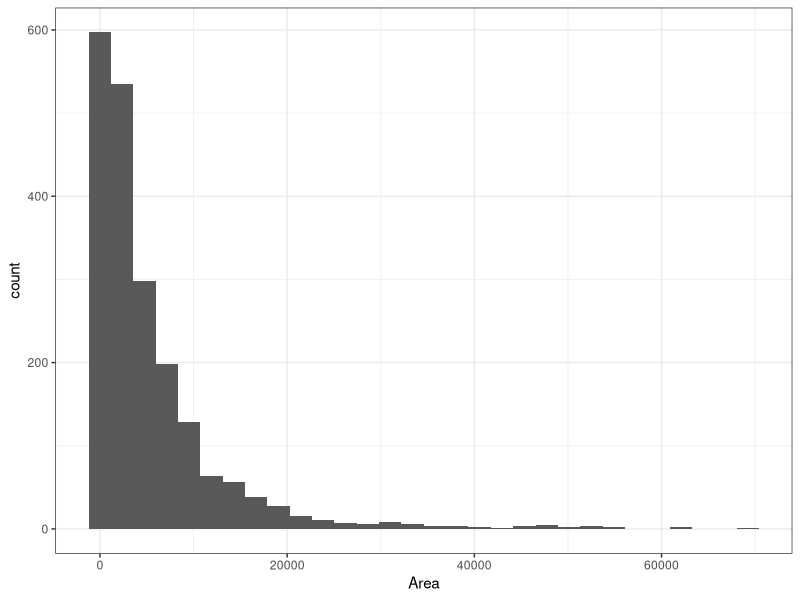
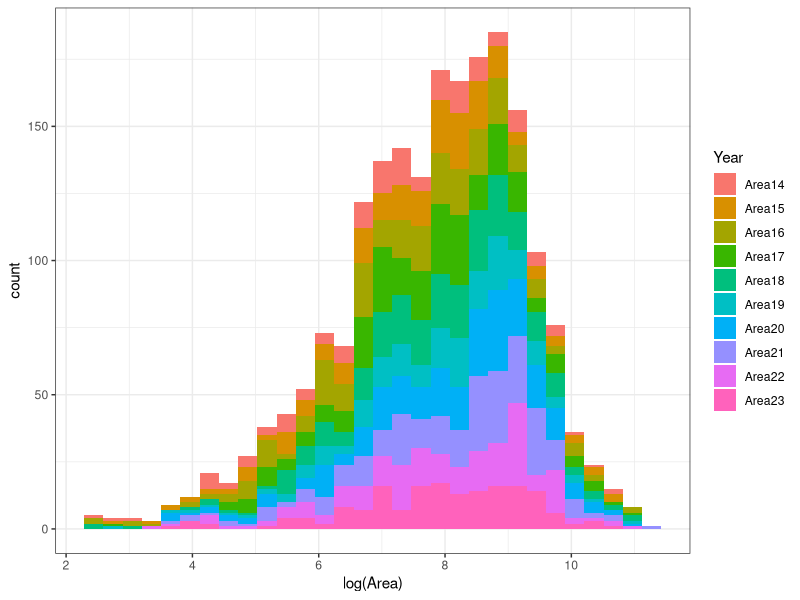
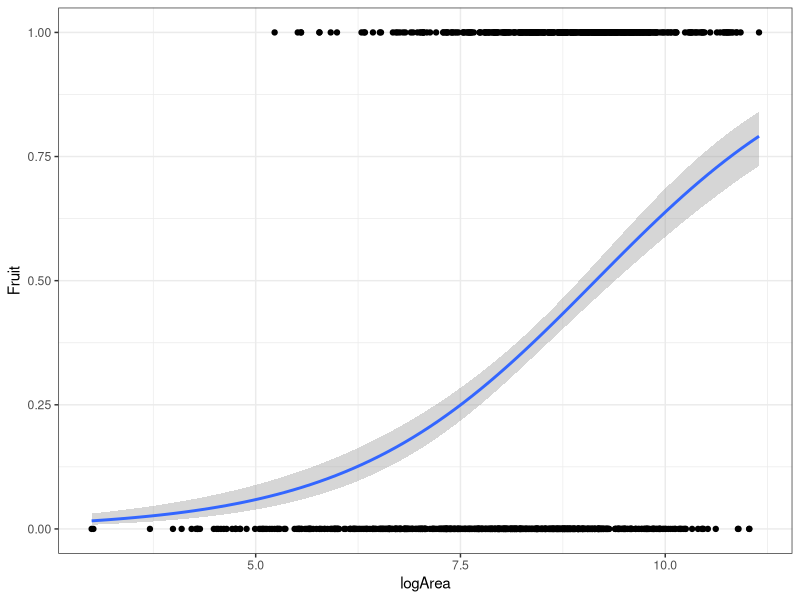
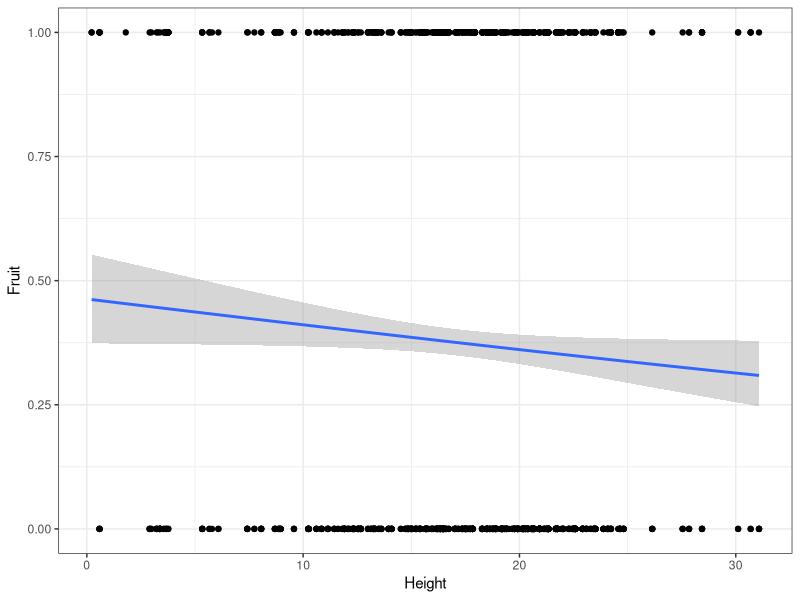
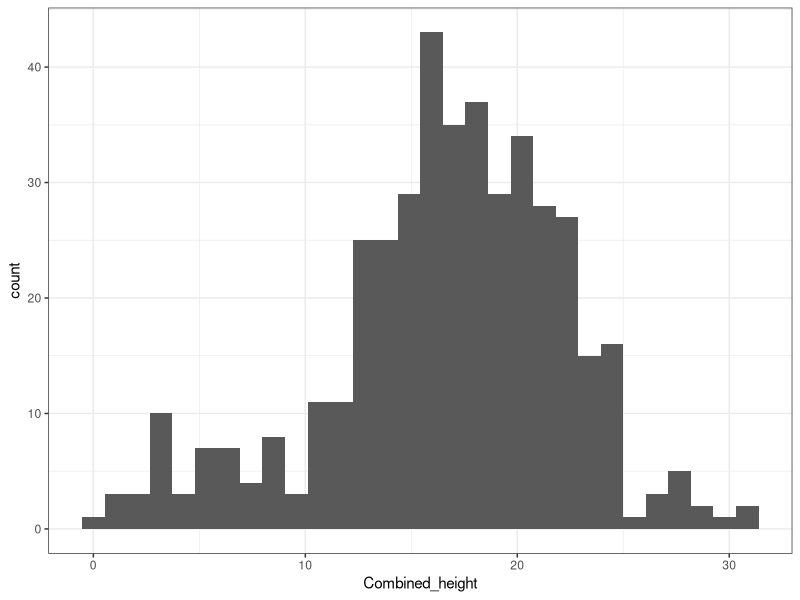
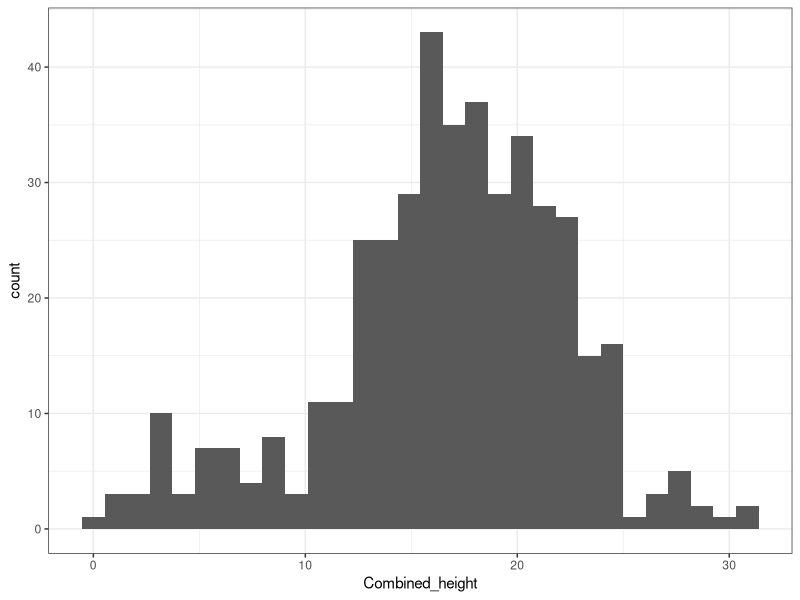
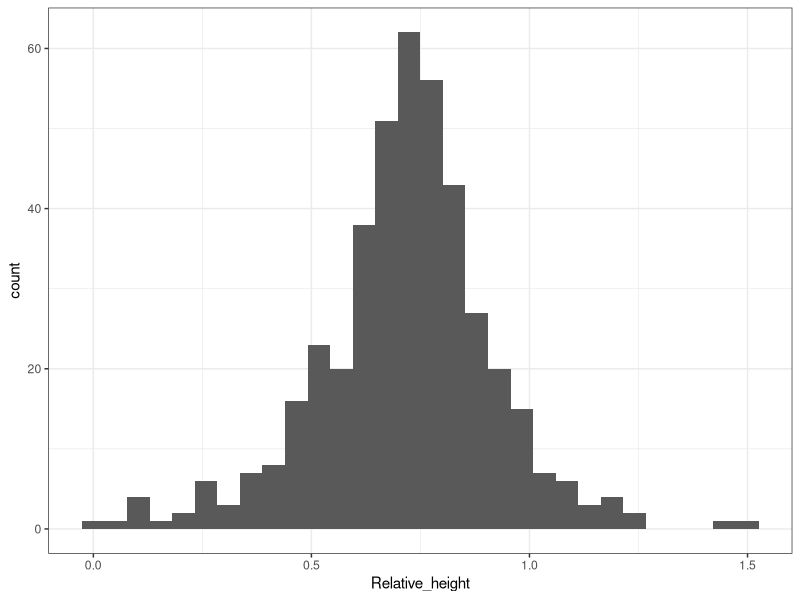
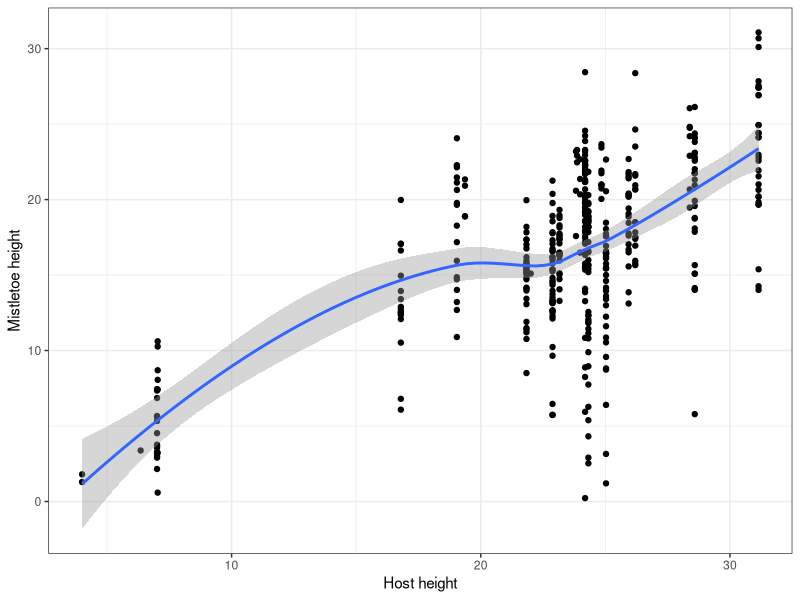

These charts were generated, in order, by the following R code: (Note: this script raises an error after producing the figures.)
### Silwood Mistletoe Demography
### Oliver G. Spacey, Owen R. Jones, Sydne Record, Roberto Salguero-Gómez
### 31.07.2024

# Pre-amble ---------------------------------------------------------------
# Clear environment
rm(list = ls())

# Load packages
library(ggplot2)   # Data visualisation
library(tidyverse) # Data wrangling
library(lme4)      # Regression models

# Set working directory as required

# Load data ---------------------------------------------------------------
# Load mistletoe demographic data
mst_df_raw <- read.csv("mistletoe_data_raw.csv")

# Load host metadata
hst_df_raw <- read.csv("host_metadata_raw.csv")

# Wrangle data ------------------------------------------------------------
# Remove hosts from host data frame which mistletoes were not measured in
hst_df_raw <- filter(hst_df_raw, Host_ID %in% unique(mst_df_raw$Host_ID))

# Create genus variable for hosts
hst_df_raw <- mutate(hst_df_raw, Genus = word(Genus_spp))

# Combine mistletoe demographic data and host data
mst_hst_df <- full_join(mst_df_raw, hst_df_raw, by = "Host_ID")

# Create individual ID combining mistletoe and host IDs
mst_hst_df <- mutate(mst_hst_df, Indiv_ID = paste(Mistletoe_ID, Host_ID, sep = "_"))

# Remove columns measuring perimeter as we will only use area as an indicator of size
mst_hst_df <- select(mst_hst_df, -contains('Perim'))

# Remove mistletoes that are never seen
mst_hst_df <- filter(mst_hst_df, Notes != "Never seen")

# Remove record from clump containing multiple individual (ID is longer than )
mst_hst_df <- filter(mst_hst_df, nchar(Mistletoe_ID) == 4)

## Correct areas for distance and skew ----------------------------------------------------

# Estimate distance to mistletoes (hypotenuse) for mistletoes with imputed height via Pythagoras, to rectify size perception
mst_hst_df <- mutate(mst_hst_df, 
                     Estimated_hypotenuse = sqrt((mst_hst_df$Imputed_height)^2 + (mst_hst_df$Host_horizontal_distance)^2))

# Make "#VALUE!" NA for height variable and make numeric
mst_hst_df$Height[mst_hst_df$Height == "#VALUE!"] <- NA
mst_hst_df$Height <- as.numeric(mst_hst_df$Height)

# For each mistletoe, combine field estimates of height, horizontal distance and hypotenuse,
# With those measured digitally, estimating horizontal distance to mistletoe as distance to the host for mistletoes where it was not measured
mst_hst_df <- mutate(mst_hst_df, 
                     Combined_hypotenuse = case_when(is.na(Hypotenuse) == FALSE ~ Hypotenuse,
                                                     is.na(Hypotenuse) == TRUE ~ Estimated_hypotenuse),
                     Combined_height = case_when(is.na(Height) == FALSE ~ Height,
                                                 is.na(Height) == TRUE ~ Imputed_height),
                     Combined_hor_dist = case_when(is.na(Horizontal) == FALSE ~ Horizontal,
                                                   is.na(Horizontal) == TRUE ~ Host_horizontal_distance))

# Rectify size based on horizontal distance to base of tree (standard)
# If an object is twice as far away relative to the standard, it will appear twice as small in length, and four times as small in area
# Calculate the area adjusting for distance relative to the standard (horizontal distance) as Adjusted area = (Distance to object/Distance to standard)^2 * Measured area

# Select columns of areas, hypotenuses and horizontal distance to standard (host), and Indiv_ID
adjusted_df <- select(mst_hst_df, Indiv_ID, starts_with("Area"), Combined_hypotenuse, Host_horizontal_distance)
adjusted_df[,2:11] <- adjusted_df[,2:11] * (adjusted_df$Combined_hypotenuse/adjusted_df$Host_horizontal_distance)^2

# Stack area columns
stacked_areas_df <- pivot_longer(adjusted_df, cols = starts_with("Area"), names_to = "Year", values_to = "Area")

# Visualise areas in histogram
ggplot(data = stacked_areas_df, aes(x = Area)) +
  geom_histogram() +
  theme_bw()
# Highly skewed distribution

# Log-transform to reduce and re-plot areas, also examining distribution of years
ggplot(data = stacked_areas_df, aes(x = log(Area), fill = Year)) +
  geom_histogram() +
  theme_bw()
# More normally distributed, less skewed
# No clear effect of particular years

# Perform Shapiro-Wilk test for normality
shapiro.test(log(stacked_areas_df$Area))
# Reject null that log(Areas) is normally distributed
# Even though not normally distributed, log transformation facilitates plotting and reduces skew

# Log-transform areas
log_area_df <- adjusted_df
log_area_df[,2:11] <- log(log_area_df[,2:11])
colnames(log_area_df)[2:11] <- paste0("log", colnames(log_area_df)[2:11])

## Convert to long format --------------------------------------------------

# Convert table to long format to show status, area and fruit in time t0 and status, area and fruit in time t1
# This will be used for models across a time step, e.g., survival and growth
years <- c(14:22) # vector of years to run for loop through
long_df_ls <- list()   # list of long data frames to store each year
for(year in years){ # run through years sequentially
  Status_t0  <- paste("Status", year, sep = "") 
  logArea_t0 <- paste("logArea", year, sep = "")
  Fruit_t0   <- paste("Fruit", year, sep = "")
  Status_t1  <- paste("Status", year+1, sep = "")
  logArea_t1 <- paste("logArea", year+1, sep = "")
  Fruit_t1   <- paste("Fruit", year+1, sep = "")
  mst_df_year <- data.frame(Host_ID = mst_hst_df$Host_ID,
                            Mistletoe_ID = mst_hst_df$Mistletoe_ID,
                            Indiv_ID = mst_hst_df$Indiv_ID, 
                            Year_t0 = year,
                            Status_t0 = mst_hst_df[[Status_t0]],
                            logArea_t0 = log_area_df[[logArea_t0]],
                            Fruit_t0 = mst_hst_df[[Fruit_t0]],
                            Year_t1 = year + 1,
                            Status_t1 = mst_hst_df[[Status_t1]],
                            logArea_t1 = log_area_df[[logArea_t1]],
                            Fruit_t1 = mst_hst_df[[Fruit_t1]],
                            Height = mst_hst_df$Combined_height
                            )
  long_df_ls[[year]] <- mst_df_year
}

# Merge rows to create long data frame
long_df <- bind_rows(long_df_ls)

# Create long data frame for each year separately (just t0)
# This will be used for models within one year, e.g., reproduction
years <- c(14:23) # vector of years to run for loop through
long_df_ls <- list()   # list of long data frames to store each year
for(year in years){ # run through years sequentially
  Status  <- paste("Status", year, sep = "") 
  logArea <- paste("logArea", year, sep = "")
  Fruit   <- paste("Fruit", year, sep = "")
  mst_df_year <- data.frame(Host_ID = mst_hst_df$Host_ID,
                            Mistletoe_ID = mst_hst_df$Mistletoe_ID,
                            Indiv_ID = mst_hst_df$Indiv_ID, 
                            Year = year,
                            Status = mst_hst_df[[Status]],
                            logArea = log_area_df[[logArea]],
                            Fruit = mst_hst_df[[Fruit]],
                            Height = mst_hst_df$Combined_height
  )
  long_df_ls[[year]] <- mst_df_year
}

# Merge rows to create long data frame
long_by_yr_df <- bind_rows(long_df_ls)

## Calculate parasite loads ------------------------------------------------

# Sum parasite load for each host each year
# Create list of host IDs
hosts <- hst_df_raw$Host_ID

# Create empty dataframe
par_lds_df <- data.frame(Host_ID = hst_df_raw$Host_ID)
row.names(par_lds_df) <- hst_df_raw$Host_ID
par_lds_df[c("PL_14", "PL_15", "PL_16", "PL_17", "PL_18",
             "PL_19", "PL_20", "PL_21", "PL_22", "PL_23")] <- NA
years <- as.character(14:23)
for(year in years){
  for(host in hosts){
  filtered_df <- filter(mst_hst_df, Host_ID == host) %>%
                 select(ends_with(year))
  parasite_load <- length(which(filtered_df[1] == "FC" | filtered_df[1] == "Surv"))
  pl_col_name <- paste("PL_", year, sep = "")
  par_lds_df[host, pl_col_name] <- parasite_load
  }
}

# Calculate how many mistletoes seen each year
colSums(par_lds_df[,-1])

# Calculate maximum parasite load observed for each tree
par_lds_df$Max_PL <- pmax(par_lds_df$PL_14,
                          par_lds_df$PL_15,
                          par_lds_df$PL_16,
                          par_lds_df$PL_17,
                          par_lds_df$PL_18,
                          par_lds_df$PL_19,
                          par_lds_df$PL_20,
                          par_lds_df$PL_21,
                          par_lds_df$PL_22,
                          par_lds_df$PL_23)

# Add host metadata to PL data frame
par_lds_df <- full_join(par_lds_df, hst_df_raw)

## Assign sex ----------------------------------------------------
# Assign known females 
sex_df <- mst_hst_df %>%
  select(Indiv_ID, starts_with("Fruit"))
sex_df <- mutate(sex_df, 
                 Known_sex = case_when(rowSums(sex_df[-1], na.rm = TRUE) >= 1 ~ "Female",
                                         TRUE ~ "Unknown"))

# Count number of times each sampled for fruiting
sex_df <- mutate(sex_df, 
                 N_fru_sampled = rowSums(!is.na(sex_df[2:11])))
  
# Join Known_sex to long data frame
long_sex_df <- long_by_yr_df %>% 
                 full_join(sex_df[,-c(2:11)], by = "Indiv_ID")

# Assign individuals below minimum size at reproduction as juveniles
# Calculate minimum size at reproduction
min_size_rep <- min(filter(long_sex_df, Fruit == 1)$logArea, na.rm = TRUE)

# Assign juveniles, keep known females and leave others as unknown
long_sex_df$Known_sex <- case_when(long_sex_df$Known_sex == "Female" ~ "Female",
                                   long_sex_df$logArea < min_size_rep ~ "Juvenile",
                                   .default = "Unknown")

# Create data frame of just adults in which to assign sex
adults_df <- filter(long_sex_df, Known_sex != "Juvenile")

# For each unknown adult, we want to estimate the probability that it is female (Fem) given that it is not fruiting (Fru'), P(Fem|Fru')
# P(Fem|Fru') = P(Fru'|Fem) * P(Fem) / P(Fru'), therefore must calculate P(Fru'|Fem), P(Fem) and P(Fru')
# P(Fru'|Fem) = 1 - P(Fru|Fem), and P(Fru|Fem) may be a function of mistletoe size and height

# Calculate probability that a female fruits in a given year dependent on size
# Filter long data frame for females
known_fem_df <- filter(adults_df, Known_sex == "Female")

# Plot fruiting probability of females based on size
ggplot(data = known_fem_df, aes(x = logArea, y = Fruit)) +
  geom_point() +
  stat_smooth(method = "glm", 
              method.args = list(family = binomial)) +
  theme_bw()
# Larger females more likely to fruit

# Plot fruiting probability of females based on height
ggplot(data = known_fem_df, aes(x = Height, y = Fruit)) +
  geom_point() +
  stat_smooth(method = "glm", 
              method.args = list(family = binomial)) +
  theme_bw()
# Fruits more likely lower down - possibly a biological effect or due to observation probability
  
# Model probability of fruiting for females as a function of size and height
fru_area_ht_glm <- glm(Fruit ~ logArea + Height, data = known_fem_df, family = binomial)
summary(fru_area_ht_glm)
# Female fruiting probability depends on size and height
# Assume that all females fruit with the same probability function of size and height

# Predict probability of individuals of unknown sex fruiting and not fruiting in a giving year
# if they were female, based on area and height, P(Fru|Fem)
long_uk_sex_df <- filter(long_sex_df, Known_sex == "Unknown")
long_uk_sex_df <- mutate(long_uk_sex_df, 
                         P_uk_fru = predict(fru_area_ht_glm, 
                                              newdata = data.frame(logArea = long_uk_sex_df$logArea, 
                                                                Height = long_uk_sex_df$Height), 
                                              type = "response"),
                         P_uk_no_fru = 1 - P_uk_fru) #P(Fru'|Fem) = 1 - P(Fru|Fem)

# P(Fem) = P(Fru' ∩ Fem) / P(Fru'|Fem), and P(Fem) gives the estimated (1 -) sex ratio for the population
# P(Fem) is the probability of a given adult individual being female
# P(Fru' ∩ Fem) is the probability that a given individual is both not fruiting and a female
# The number of non-fruiting known females/all adults in sample
# Filter data frame to observations where fruiting sampled, count number of rows for adult sample size
fru_sample_size <- nrow(filter(adults_df, is.na(Fruit) == FALSE))
# Count number of rows of known females which are not fruiting
no_non_fru_fem <- nrow(filter(known_fem_df, Fruit == 0))
P_no_fru_and_fem <- no_non_fru_fem/fru_sample_size
# P(Fru'|Fem) is the probability that an individual is not fruiting given it is female
# This probability varies depending on size and height
# To calculate P(Fem), we take the P(Fru|Fem) across known females sampled for mean height and size
# back-transform and subtract from 1
P_no_fru_given_fem <- as.numeric(1 - plogis(predict(fru_area_ht_glm, 
                                         newdata = data.frame(logArea = mean(known_fem_df$logArea, na.rm = TRUE), 
                                                              Height = mean(known_fem_df$Height, na.rm = TRUE), 
                                         type = "response"))))
# Calculate P(Fem) = P(Fru' ∩ Fem) / P(Fru'|Fem)
P_fem <- P_no_fru_and_fem / P_no_fru_given_fem
# Sex ratio of 0.45:0.55 M:F

# P(Fru') = probability of an individual not fruiting
# The number of non-fruiting adults/all adults in sample
no_non_fru <- nrow(filter(adults_df, Fruit == 0))
P_no_fru <- no_non_fru/fru_sample_size

# P(Fem|Fru') = P(Fru'|Fem) * P(Fem) / P(Fru'), calculate P(Fem|Fru') for each mistletoe in a given year
long_uk_sex_df <- mutate(long_uk_sex_df,
                         P_uk_fem = P_uk_no_fru * P_fem / P_no_fru)

# Test whether fruiting probability one year is linked to fruiting probability in previous year for a female
# List known females
known_females <- unique(known_fem_df$Indiv_ID)

# Summarise changes in fruit for known females
fruit_t0_t1 <- select(long_df, Indiv_ID, Fruit_t0, Fruit_t1) %>%
               filter(Indiv_ID %in% known_females) %>%
               mutate(fruit_effect = case_when(Fruit_t0 == 0 & Fruit_t1 == 0 ~ "both0",
                                               Fruit_t0 == 1 & Fruit_t1 == 0 ~ "1then0",
                                               Fruit_t0 == 0 & Fruit_t1 == 1 ~ "0then1",
                                               Fruit_t0 == 1 & Fruit_t1 == 1 ~ "both1")) %>%
               filter(!is.na(fruit_effect))

# Create table of observed fruiting transitions in t0 and t1
observed_fru_mat <- matrix(c(table(fruit_t0_t1$fruit_effect)["both0"],  # Observed females not fruiting t0, not fruiting t1
                             table(fruit_t0_t1$fruit_effect)["0then1"], # Observed females not fruiting t0, fruiting t1
                             table(fruit_t0_t1$fruit_effect)["1then0"], # Observed females fruiting t0, not fruiting t1
                             table(fruit_t0_t1$fruit_effect)["both1"]), # Observed females fruiting t0, fruiting t1
                           nrow = 2, 
                           byrow = TRUE)
colnames(observed_fru_mat) <- c("No_Fruit_t1", "Fruit_t1")
rownames(observed_fru_mat) <- c("No_Fruit_t0", "Fruit_t0")

# Expected transitions based on how many females observed to be fruiting
no_non_fru_fem <- nrow(filter(fruit_t0_t1, Fruit_t0 == 0))
no_fru_fem <- nrow(filter(known_fem_df, Fruit == 1))
no_fem <- no_non_fru_fem + no_fru_fem
expected_fru_mat <- matrix(c(no_non_fru_fem * no_non_fru_fem / (no_fem * no_fem) * nrow(fruit_t0_t1), # Expected females not fruiting t0, not fruiting t1
                             no_non_fru_fem * no_fru_fem / (no_fem * no_fem) * nrow(fruit_t0_t1),     # Expected females not fruiting t0, fruiting t1
                             no_fru_fem * no_non_fru_fem / (no_fem * no_fem) * nrow(fruit_t0_t1),     # Expected females fruiting t0, not fruiting t1
                             no_fru_fem * no_fru_fem / (no_fem * no_fem) * nrow(fruit_t0_t1)),         # Expected females fruiting t0, fruiting t1
                           nrow = 2, 
                           byrow = TRUE)
colnames(expected_fru_mat) <- c("No_Fruit_t1", "Fruit_t1")
rownames(expected_fru_mat) <- c("No_Fruit_t0", "Fruit_t0")

# Perform Chi-square test for contingency
chisq.test(observed_fru_mat, p = expected_fru_mat / sum(expected_fru_mat))
# Across females, individuals seen fruiting in one year also more likely to be fruiting in next
# Fruit in t0 not independent of fruit in t1 across females
# Seems that some females fruit a lot and others fruit less

# For a given female, however, assume that probability of fruiting is constant
# Probability that individual is female is the product of the probabilities of being female each year given fruit has not been observed
uk_predict_sex_df <- long_uk_sex_df %>%
                     group_by(Indiv_ID) %>%
                     summarise(cumul_P_uk_fem = prod(P_uk_fem, na.rm = TRUE))

# If no probability of being female is predicted, e.g., because logArea is missing, cumul_P_uk_fem will return 1
# Assign their sex as unknown
# If cumulative probability of being female > 0.5, assign female
# If cumulative probability of being female < 0.5, assign female
uk_predict_sex_df <- mutate(uk_predict_sex_df, 
                            Assigned_sex = case_when(cumul_P_uk_fem == 1 ~ "Unknown",
                                                     cumul_P_uk_fem < 1 & cumul_P_uk_fem > 0.5 ~ "Female",
                                                     cumul_P_uk_fem < 0.5 ~ "Male"))

# Combine unknown sex individuals with known females, create sex variable incorporating known and assigned sexes
# Individuals which grow from juvenile to adult will be assigned Unknown sex as a juvenile
long_sex_df <- full_join(long_sex_df, uk_predict_sex_df, by = "Indiv_ID")
long_sex_df <- mutate(long_sex_df, Sex = case_when(Known_sex == "Female" & logArea >= min_size_rep ~ "Female",
                                                   logArea < min_size_rep ~ "Unknown",
                                      Known_sex == "Unknown" & Assigned_sex == "Female" ~ "Female",
                                      Known_sex == "Unknown" & Assigned_sex == "Male" ~ "Male",
                                      Known_sex == "Unknown" & Assigned_sex == "Unknown" ~ "Unknown"))

# Create stage variable to separate juveniles and adults
long_stage_df <- mutate(long_sex_df, 
                        Stage = case_when(logArea < min_size_rep ~ "Juvenile",
                                          is.na(logArea) == TRUE ~ "Unknown",
                                          .default = "Adult"))

# Remove Known_sex, N_fru_sampled, cumul_P_uk_fem, Assigned_sex variables
wrangled_by_yr_df <- select(long_stage_df, -c(Known_sex, N_fru_sampled, cumul_P_uk_fem, Assigned_sex))

# Create measurement ID to describe individual and year for wrangled data frame and original long data frame
wrangled_by_yr_df$Measure_ID <- paste0(wrangled_by_yr_df$Indiv_ID, "_", wrangled_by_yr_df$Year)
long_df$Measure_ID <- paste0(long_df$Indiv_ID, "_", long_df$Year_t0)

# Add sex and stage to data frame describing transitions from t0 to t1
wrangled_df <- full_join(long_df, wrangled_by_yr_df[, c("Sex", "Stage", "Measure_ID")])

# Sex ratio = total males/all adults, counting each adult only once
each_adult_df <- filter(wrangled_df, Stage == "Adult") %>%
                 filter(Sex != "Unknown") %>%
                 distinct(Indiv_ID, .keep_all = TRUE)
sex_ratio <- nrow(filter(each_adult_df, Sex == "Male")) / nrow(each_adult_df)
# Close to sex ratio predicted earlier - 0.46:0.54 M:F

# Explore data --------------------------------------------------------
# Visualise distribution of mistletoe heights
ggplot(data = mst_hst_df, aes(x = Combined_height)) +
  geom_histogram() +
  theme_bw()

# Visualise heights in histogram
ggplot(data = mst_hst_df, aes(x = Combined_height)) +
  geom_histogram() +
  theme_bw()

# Calculate heights of mistletoe relative to tree
mst_hst_df <- mutate(mst_hst_df, 
                     Relative_height = Combined_height/Host_height)

# Visualise relative heights in histogram
ggplot(data = mst_hst_df, aes(x = Relative_height)) +
  geom_histogram() +
  theme_bw()
# Some estimated at >1 due to parallax with mistletoes, making them appear higher than the top of the tree
# Use raw heights instead

# Visualise relationship between host and mistletoe heights
ggplot(data = mst_hst_df, aes(x = Host_height, y = Combined_height)) +
  geom_point() +
  theme_bw() +
  geom_smooth() +
  labs(x = "Host height", y = "Mistletoe height")
# Taller the host, higher up mistletoes generally are

# Visualise distribution of host heights and species
ggplot(data = hst_df_raw, aes(x = Host_height, fill = Genus)) +
  geom_histogram()
# Highly colinear - hard to separate effects

# Visualise distribution of mistletoe heights and species
ggplot(data = mst_hst_df, aes(x = Combined_height, fill = Genus)) +
  geom_histogram()
# Highly colinear - hard to separate effects

# Visualise distribution of host height, species and maximum parasite load
ggplot(data = par_lds_df, aes(x = Host_height, y = Max_PL, col = Genus)) +
  geom_point() +
  theme_bw()
# Any size tree can have small PL, but only huge trees can have large PL

# Visualise distribution of host species and maximum parasite load
ggplot(data = par_lds_df, aes(x = Max_PL, fill = Genus)) +
  geom_histogram() +
  theme_bw()
# Parasite load overlaps slightly between genera

# Visualise distribution of mistletoe areas
ggplot(data = wrangled_by_yr_df, aes(x = logArea)) +
  geom_histogram() +
  geom_vline(xintercept = mean_logArea - 3 * sd_logArea) +
  geom_vline(xintercept = mean_logArea + 3 * sd_logArea)

# Remove outliers +- 3SD
mean_logArea <- mean(wrangled_by_yr_df$logArea, na.rm = TRUE)
sd_logArea <- sd(wrangled_by_yr_df$logArea, na.rm = TRUE)
wrangled_by_yr_df <- filter(wrangled_by_yr_df, 
                            logArea > mean_logArea - 3 * sd_logArea & 
                            logArea < mean_logArea + 3 * sd_logArea)

wrangled_df <- filter(wrangled_df, 
                      logArea_t0 > (mean_logArea - 3 * sd_logArea) & 
                      logArea_t0 < (mean_logArea + 3 * sd_logArea))

# Re-visualise distribution of mistletoe areas
ggplot(data = wrangled_by_yr_df, aes(x = logArea)) +
  geom_histogram() +
  theme_bw()

# Visualise relationship between areas and height
ggplot(data = wrangled_by_yr_df, aes(x = logArea, y = Height)) +
  geom_point() +
  theme_bw()
# Size not correlated with height - CHECK IF WAS TRUE BEFORE DISTANCE CORRECTION

# Compare area and height before distance correction


# Construct and select models --------------------------------------------------------

## Model survival ----------------------------------------------------------
# Create binary variable for survival 
wrangled_df <- mutate(wrangled_df, Survive = case_when(
  Status_t1 == "Dead" ~ 0,
  Status_t1 == "Surv" ~ 1
))

# Plot Survive ~ log(Area)
ggplot(data = wrangled_df, aes(x = logArea_t0, y = Survive)) +
  geom_point() +
  stat_smooth(method = "glm", 
              method.args = list(family = binomial)) +
  theme_bw()

# Model Survive ~ log(Area) with Indiv_ID as random effect
sur_area_glmm <- glmer(Survive ~ logArea_t0 + (logArea_t0 | Indiv_ID), 
                     data = wrangled_df, family = binomial)
summary(sur_area_glmm)

# Plot Survival ~ Height
ggplot(data = wrangled_df, aes(x = Height, y = Survive)) +
  geom_point() +
  stat_smooth(method = "glm", 
              method.args = list(family = binomial)) +
  theme_bw()

# Model Survive ~ Height with Indiv_ID as random effect
sur_ht_glmm <- glmer(Survive ~ Height + (Height | Indiv_ID), 
                        data = wrangled_df, family = binomial)
summary(sur_ht_glmm)

# Plot Survival ~ log(Area) + Height
ggplot(data = wrangled_df, aes(x = logArea_t0, y = Survive, col = Height)) +
  geom_point() +
  stat_smooth(method = "glm", 
              method.args = list(family = binomial)) +
  theme_bw()

# Model Survive ~ log(Area) + Height with Indiv_ID as random effect
sur_area_ht_glmm <- glmer(Survive ~ logArea_t0 + Height + (logArea_t0 | Indiv_ID), 
                     data = wrangled_df, family = binomial)
summary(sur_area_ht_glmm)
# Height has slightly stronger relationship with survival than area

# Plot Survival ~ log(Area) for different stages and sexes - juveniles given "Unknown" sex
ggplot(data = wrangled_df, aes(x = logArea_t0, y = Survive, col = Sex)) +
  geom_point() +
  stat_smooth(method = "glm", 
              method.args = list(family = binomial)) +
  theme_bw()

# Filter wrangled data frame for adults only
wrangled_adults_df <- filter(wrangled_df, Sex == "Female" | Sex == "Male")

# Plot Survival ~ log(Area) + Sex for adults
ggplot(data = wrangled_adults_df, aes(x = logArea_t0, y = Survive, col = Sex)) +
  geom_point() +
  stat_smooth(method = "glm", 
              method.args = list(family = binomial)) +
  theme_bw()

# For adults, model Survival ~ log(Area) + Sex with Indiv_ID as random effect
sur_area_sex_glmm <- glmer(Survive ~ logArea_t0 + Sex + (logArea_t0 | Indiv_ID), 
                     data = wrangled_adults_df, family = binomial)
summary(sur_area_sex_glmm)

# For adults, model Survival ~ log(Area) * Sex with Indiv_ID as random effect
sur_area_sex_int_glmm <- glmer(Survive ~ logArea_t0 * Sex + (logArea_t0 | Indiv_ID), 
                           data = wrangled_adults_df, family = binomial)
summary(sur_area_sex_int_glmm)

# Plot Survival ~ Height + Sex for adults
ggplot(data = wrangled_adults_df, aes(x = Height, y = Survive, col = Sex)) +
  geom_point() +
  stat_smooth(method = "glm", 
              method.args = list(family = binomial)) +
  theme_bw()

# For adults, model Survival ~ Height + Sex with Indiv_ID as random effect
sur_ht_sex_glmm <- glmer(Survive ~ Height + Sex + (Height | Indiv_ID), 
                           data = wrangled_adults_df, family = binomial)
summary(sur_ht_sex_glmm)

# For adults, model Survival ~ Height * Sex with Indiv_ID as random effect
sur_ht_sex_int_glmm <- glmer(Survive ~ Height * Sex + (Height | Indiv_ID), 
                               data = wrangled_adults_df, family = binomial)
summary(sur_ht_sex_int_glmm)

# For adults, model Survival ~ logArea + Height + Sex with Indiv_ID as random effect
sur_area_ht_sex_glmm <- glmer(Survive ~ logArea_t0 + Height + Sex + (logArea_t0 | Indiv_ID), 
                             data = wrangled_adults_df, family = binomial)
summary(sur_area_ht_sex_glmm)

# For adults, model Survival ~ logArea * Sex + Height with Indiv_ID as random effect
sur_area_ht_sex_int_glmm <- glmer(Survive ~ logArea_t0 * Sex + Height + (logArea_t0 | Indiv_ID), 
                              data = wrangled_adults_df, family = binomial)
summary(sur_area_ht_sex_int_glmm)

# Survival depends on sex, therefore model juveniles, males and females separately

## Model growth ------------------------------------------------------------
# Plot growth in time t1 against growth in time t0
ggplot(data = wrangled_df, aes(x = logArea_t0, y = logArea_t1)) +
  geom_point() +
  geom_abline(aes(intercept = 0, slope = 1)) +
  lims(x = c(0, max(long_df$logArea_t0)), y = c(0, max(long_df$logArea_t1))) +
  geom_smooth(method = "lm") +
  theme_bw()

# Plot growth in time t1 against growth in time t0 as a function of sex
ggplot(data = wrangled_df, aes(x = logArea_t0, y = logArea_t1, col = Sex)) +
  geom_point() +
  geom_abline(aes(intercept = 0, slope = 1)) +
  lims(x = c(0, max(long_df$logArea_t0)), y = c(0, max(long_df$logArea_t1))) +
  geom_smooth() +
  theme_bw() +
  geom_vline(xintercept = min_size_rep)

# Calculate per-time-step growth rate for each individual in each time step
wrangled_df$Growth_t0_t1 <- (wrangled_df$logArea_t1 - wrangled_df$logArea_t0)/wrangled_df$logArea_t0

# Plot relative growth from t0 to t1 against growth in time t0
ggplot(data = wrangled_df, aes(x = logArea_t0, y = Growth_t0_t1)) +
  geom_point() +
  geom_smooth(method = "lm") +
  theme_bw() 

# Plot relative growth from t0 to t1 against growth in time t0 as a function of sex
ggplot(data = wrangled_df, aes(x = logArea_t0, y = Growth_t0_t1, col = Sex)) +
  geom_point() +
  geom_smooth(method = "lm") +
  theme_bw() +
  geom_vline(xintercept = min_size_rep)

# Growth depends on sex, therefore model juveniles, males and females separately

## Model fruiting ------------------------------------------------------
# Filter wrangled data for females only
wrangled_fem_df <- filter(wrangled_by_yr_df, 
                          Sex == "Female")

# Plot fruiting ~ logArea for females only 
ggplot(data = wrangled_fem_df, aes(x = logArea, y = Fruit)) +
  geom_point() +
  stat_smooth(method = "glm", 
              method.args = list(family = binomial))

# Model fruiting ~ logArea with Indiv_ID as random effect
fru_area_glmm <- glmer(Fruit ~ logArea + (logArea | Indiv_ID), data = wrangled_fem_df, family = binomial)
summary(fru_area_glmm)

# Model fruiting ~ Height with Indiv_ID as random effect
fru_area_glmm <- glmer(Fruit ~ logArea_t0 * Sex + Height + (logArea_t0 | Indiv_ID), 
                                  data = wrangled_adults_df, family = binomial)
summary(sur_area_ht_sex_int_glmm)


# Construct IPM -----------------------------------------------------------


# Analyse IPM -------------------------------------------------------------
# Calculate asymptotic growth rate


# Calculate generation time




